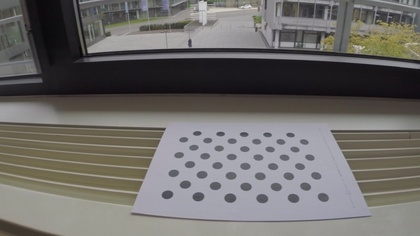
%> input picture window.jpg, 420 x 236 px, shrunk from 800 x 450 before the run
$ octave Lensundistortion.m   (GNU Octave 9; MATLAB toolbox functions it lacks are replaced by stand-ins)
%> lines starting %> are read from the running program, lines starting %| are printed output that depends on the picture
clear all;
close all;


source = im2double(imread('window.jpg'));
target = zeros(size(source));

ks = [-0.27194 0.11517 -0.029859];
K = [474.53 0 405.96;
    0 474.53 217.81;
    0 0 1];
undistort(source,target,K,ks);


function undistort(source,target,K,ks)
%> called with K = [474.5 0 406; 0 474.5 217.8; 0 0 1], ks = [-0.272 0.115 -0.0299]
% The forward mapping loop: iterate over every source pixel.
for v = 1:size(target, 1)
    for u = 1:size(target, 2)

        % Transform source pixel location (round to pixel grid).
        x = (u-K(1,3))/K(1,1);
        y = (v-K(2,3))/K(2,2);
        r = sqrt(power(x,2)+power(y,2));
        xprime = x*(1+ks(1,1)*power(r,2)+ks(1,2)*power(r,4)+ks(1,3)*power(r,6));
        yprime = y*(1+ks(1,1)*power(r,2)+ks(1,2)*power(r,4)+ks(1,3)*power(r,6));
        uprime = xprime*K(1,1) + K(1,3);
        vprime = yprime*K(2,2) + K(2,3);

       % Check if target pixel falls inside the image domain.
        if (uprime > 1 && vprime > 1 && uprime <= size(source, 2)-1 && vprime <= size(source, 1)-1)
            % Sample the target pixel colour from the inverse transformation of the source px.
            alpha = uprime-floor(uprime);
            beta = vprime-floor(vprime);
            f1 = source(floor(vprime),floor(uprime),:);
            f2 = source(floor(vprime),ceil(uprime),:);
            f3 = source(ceil(vprime),floor(uprime),:);
            f4 = source(ceil(vprime),ceil(uprime),:);

            f12 = ((1-alpha)*f1)+(alpha*f2);
            f34 = ((1-alpha)*f3)+(alpha*f4);

            f1234 = ((1-beta)*f12)+(beta*f34);

          target(v,u, :) = f1234;
        end
    end
end
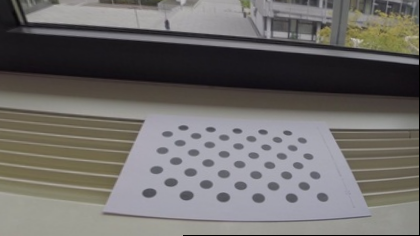
%> target: size 236x420x3 double; mean R, G, B 0.437, 0.426, 0.417
%> after the loop, alpha = 0.279; beta = 0.998; f1 = [0.624 0.624 0.592]; f12 = [0.624 0.624 0.592]; f1234 = [0.622 0.622 0.591]; f2 = [0.624 0.624 0.592]; f3 = [0.624 0.624 0.592]; f34 = [0.622 0.622 0.591]; f4 = [0.62 0.62 0.588]
imshow([source target]);
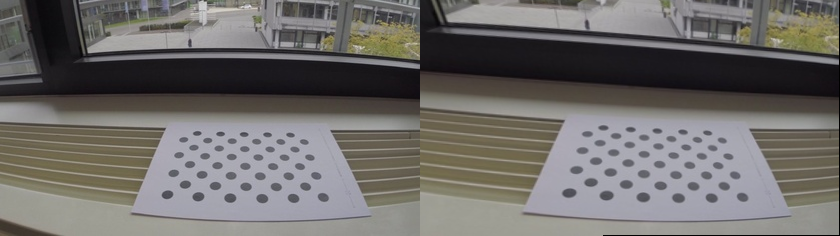
%> displayed picture: size 236x840x3, on the screen's scale of 0 to 255; mean R, G, B 110.9, 108.2, 105.6
end

$ run again, with parade1.bmp saved as window.jpg
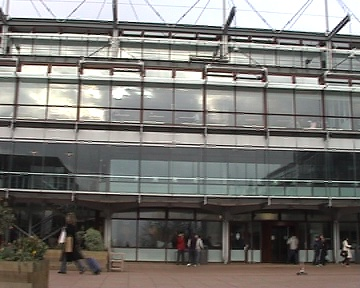
%> input picture parade1.bmp, 360 x 288 px
%> after the loop in undistort, `for v = 1:size(target, 1)`:
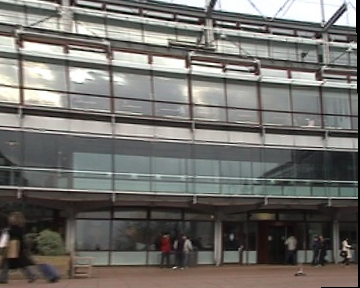
%> target: size 288x360x3 double; mean R, G, B 0.445, 0.437, 0.421
%> after the loop in undistort, `for v = 1:size(target, 1)`: alpha = 0.218; beta = 0.994; f1 = [0.557 0.463 0.424]; f12 = [0.555 0.461 0.422]; f1234 = [0.544 0.45 0.411]; f2 = [0.549 0.455 0.416]; f3 = [0.545 0.451 0.412]; f34 = [0.544 0.45 0.411]; f4 = [0.541 0.447 0.408]
%> in undistort, `imshow([source target]);`:
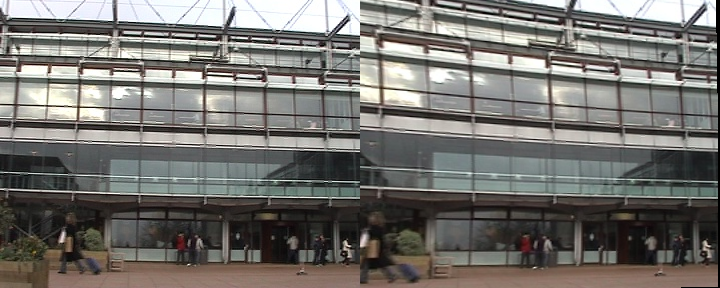
%> displayed picture: size 288x720x3, on the screen's scale of 0 to 255; mean R, G, B 116.2, 114.2, 110.2

$ run again, with parade2.bmp saved as window.jpg
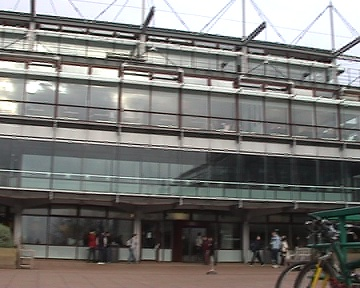
%> input picture parade2.bmp, 360 x 288 px
%> after the loop in undistort, `for v = 1:size(target, 1)`:
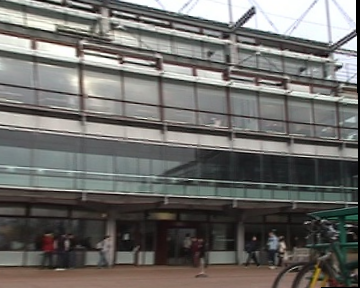
%> target: size 288x360x3 double; mean R, G, B 0.431, 0.426, 0.413
%> after the loop in undistort, `for v = 1:size(target, 1)`: alpha = 0.218; beta = 0.994; f1 = [0.549 0.424 0.325]; f12 = [0.542 0.418 0.311]; f1234 = [0.525 0.389 0.294]; f2 = [0.518 0.4 0.259]; f3 = [0.533 0.396 0.31]; f34 = [0.525 0.389 0.294]; f4 = [0.494 0.365 0.235]
%> in undistort, `imshow([source target]);`:
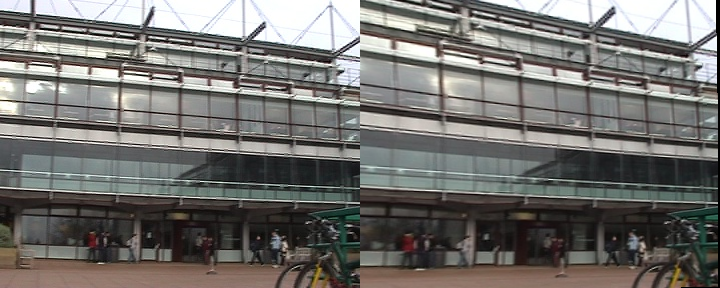
%> displayed picture: size 288x720x3, on the screen's scale of 0 to 255; mean R, G, B 114.5, 113.1, 109.9
